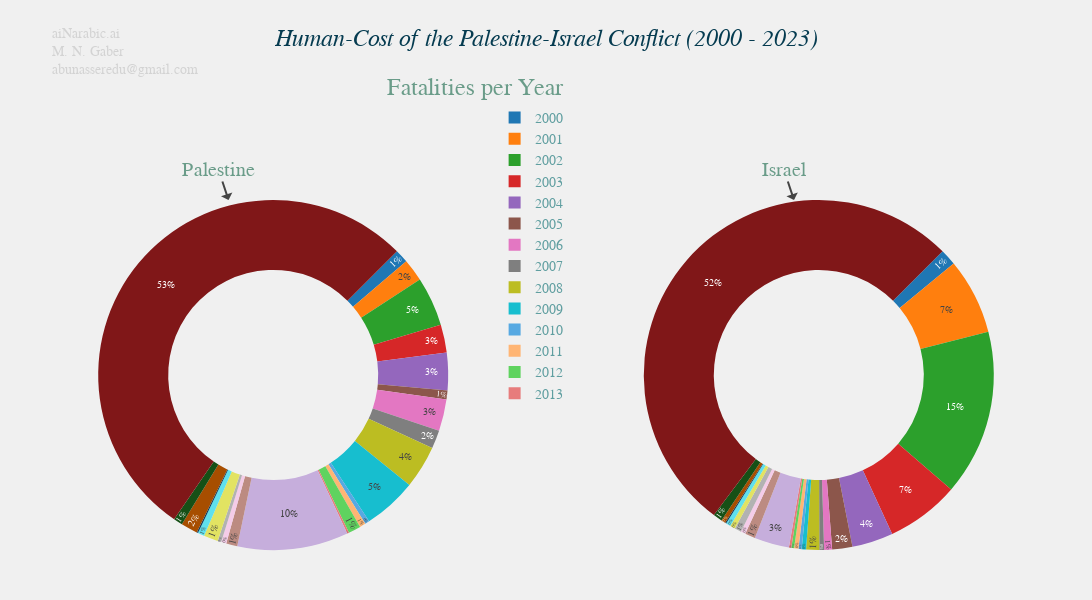

Write notebook code for a chart like this one.
### Code cell
choice = Choice.Fatalities
piechart = PieCharts(df, choice=choice)
piechart.show_plot()

### Figure 1 — Plotly figure (JSON) as saved in the notebook; plotly's stock layout.template omitted (floating-point values rounded to 4 significant figures)
{"data": [{"direction": "clockwise", "domain": {"x": [0, 0.45], "y": [0, 1]}, "hole": 0.6, "labels": [2000, 2001, 2002, 2003, 2004, 2005, 2006, 2007, 2008, 2009, 2010, 2011, 2012, 2013, 2014, 2015, 2016, 2017, 2018, 2019, 2020, 2021, 2022, 2023], "name": "Palestinians Killed", "rotation": 45, "showlegend": true, "sort": false, "textfont": {"size": 10}, "textinfo": "percent", "textposition": "inside", "texttemplate": "%{percent:.0%}", "type": "pie", "values": [283, 470, 1032, 588, 786, 190, 665, 385, 899, 1126, 95, 124, 260, 39, 2329, 234, 109, 77, 300, 138, 30, 349, 191, 12027]}, {"direction": "clockwise", "domain": {"x": [0.55, 1], "y": [0, 1]}, "hole": 0.6, "labels": [2000, 2001, 2002, 2003, 2004, 2005, 2006, 2007, 2008, 2009, 2010, 2011, 2012, 2013, 2014, 2015, 2016, 2017, 2018, 2019, 2020, 2021, 2022, 2023], "name": "Israelis Killed", "rotation": 45, "showlegend": true, "sort": false, "textfont": {"size": 10}, "textinfo": "percent", "textposition": "inside", "texttemplate": "%{percent:.0%}", "type": "pie", "values": [41, 192, 419, 185, 104, 51, 20, 12, 33, 11, 8, 11, 7, 6, 88, 26, 12, 17, 13, 12, 3, 11, 23, 1429]}], "layout": {"annotations": [{"align": "left", "font": {"color": "lightgray", "size": 14}, "showarrow": false, "text": "aiNarabic.ai<br>M. N. Gaber<br>abunasseredu@gmail.com", "x": 0, "y": 1.5}, {"align": "center", "font": {"color": "#053B50", "size": 24}, "showarrow": false, "text": "<i>Human-Cost of the Palestine-Israel Conflict (2000 - 2023)</i>", "x": 0.5, "y": 1.5}, {"font": {"color": "#6A9C89", "size": 20}, "showarrow": true, "text": "Palestine", "x": 0.18, "y": 1}, {"font": {"color": "#6A9C89", "size": 20}, "showarrow": true, "text": "Israel", "x": 0.75, "y": 1}], "height": 600, "legend": {"font": {"color": "#5F9EA0", "family": "Rockwell", "size": 14}, "x": 0.485, "xanchor": "center", "y": 1.28, "yanchor": "top"}, "margin": {"b": 50, "l": 50, "pad": 0, "r": 50, "t": 200}, "title": {"font": {"color": "#6A9C89", "family": "Arial", "size": 24}, "text": "Fatalities per Year", "x": 0.435, "xanchor": "center", "y": 0.87, "yanchor": "top"}, "width": 1100, "xaxis": {"showticklabels": true, "visible": true}}}
